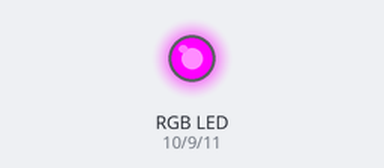
The sketch below on a simulated Arduino Uno, built with avr-gcc and run on an emulated ATmega328P. On the bench: an RGB LED mixed from three pins (HIGH = lit).

Above: at 0.05 s.
At 0.9 s:
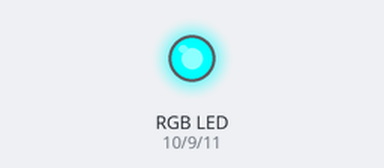
At 1.35 s:
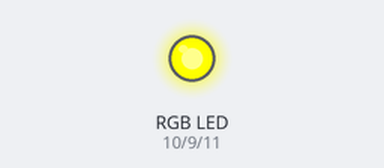
At 1.8 s:
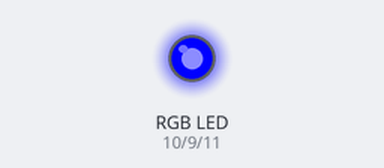
At 2.65 s:
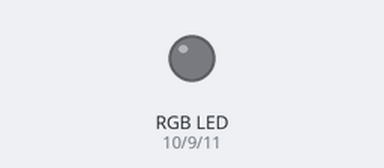
At 3.55 s:
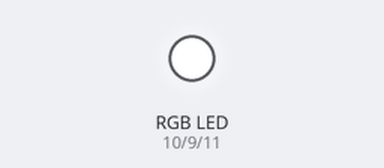
Timing chart, 0 to 8.3 s (numbered marks = the images above):
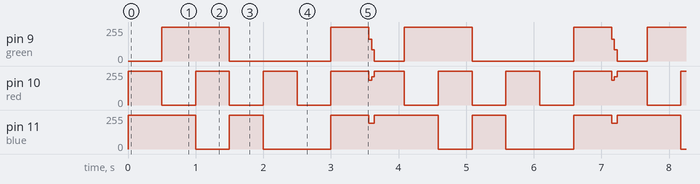

The sketch:

LED_stripe.ino
```cpp
#include <SoftwareSerial.h>
SoftwareSerial BTSerial(5,6);
const int green=9;
const int red=10;
const int blue=11;
//燈條上藍綠顛倒

void setup() {
  Serial.begin(9600);
  BTSerial.begin(9600);
  for(int i=9;i<12;i++)
    pinMode(i,OUTPUT);
}

void loop() {
  GREEN();
  delay(500);
  RED();
  delay(500);
  BLUE();
  delay(500);
  YELLOW();
  delay(500);
  BLUEGREEN();
  delay(500);
  WHITE();
  delay(500);
  DARK();
  delay(500);

  GREEN_(2,1);
  RED_(2,1);
  BLUE_(2,1);
  YELLOW_(2,1);
  BLUEGREEN_(2,1);
  WHITE_(2,1);
  GREEN_(2,2);
  RED_(2,2);
  BLUE_(2,2);
  YELLOW_(2,2);
  BLUEGREEN_(2,2);
  WHITE_(2,2);
}

void GREEN()
{
  digitalWrite(green,LOW);
  digitalWrite(red,HIGH);
  digitalWrite(blue,HIGH);
}

void RED()
{
  digitalWrite(green,HIGH);
  digitalWrite(red,LOW);
  digitalWrite(blue,HIGH);
}

void BLUE()
{
  digitalWrite(green,HIGH);
  digitalWrite(red,HIGH);
  digitalWrite(blue,LOW);
}

void YELLOW()
{
  digitalWrite(green,LOW);
  digitalWrite(red,LOW);
  digitalWrite(blue,HIGH);
}

void PURPLE()
{
  digitalWrite(green,HIGH);
  digitalWrite(red,LOW);
  digitalWrite(blue,LOW);
}

void BLUEGREEN()
{
  digitalWrite(green,LOW);
  digitalWrite(red,HIGH);
  digitalWrite(blue,LOW);
}

void WHITE()
{
  digitalWrite(green,LOW);
  digitalWrite(red,LOW);
  digitalWrite(blue,LOW);
}

void DARK()
{
  digitalWrite(green,HIGH);
  digitalWrite(red,HIGH);
  digitalWrite(blue,HIGH);
}

void GREEN_(int t,int m)
{
  //t=delay time
  //m=1>>漸暗
  //m=2>>漸亮
  if(m==1)
  {
    for(int i=0;i<256;i++)
    {
      analogWrite(green,i);
      analogWrite(red,255);
      analogWrite(blue,255);
      delay(t/256);
    }
  }
  else if(m==2)
  {
    for(int i=255;i>=0;i--)
    {
      analogWrite(green,i);
      analogWrite(red,255);
      analogWrite(blue,255);
      delay(t/256);
    }
  }
}

void RED_(int t,int m)
{
  //t=delay time
  //m=1>>漸暗
  //m=2>>漸亮
  if(m==1)
  {
    for(int i=0;i<256;i++)
    {
      analogWrite(green,255);
      analogWrite(red,i);
      analogWrite(blue,255);
      delay(t/256);
    }
  }
  else if(m==2)
  {
    for(int i=255;i>=0;i--)
    {
      analogWrite(green,255);
      analogWrite(red,i);
      analogWrite(blue,255);
      delay(t/256);
    }
  }
}

void BLUE_(int t,int m)
{
  //t=delay time
  //m=1>>漸暗
  //m=2>>漸亮
  if(m==1)
  {
    for(int i=0;i<256;i++)
    {
      analogWrite(green,255);
      analogWrite(red,255);
      analogWrite(blue,i);
      delay(t/256);
    }
  }
  else if(m==2)
  {
    for(int i=255;i>=0;i--)
    {
      analogWrite(green,255);
      analogWrite(red,255);
      analogWrite(blue,i);
      delay(t/256);
    }
  }
}

void YELLOW_(int t,int m)
{
  //t=delay time
  //m=1>>漸暗
  //m=2>>漸亮
  if(m==1)
  {
    for(int i=0;i<256;i++)
    {
      analogWrite(green,i);
      analogWrite(red,i);
      analogWrite(blue,255);
      delay(t/256);
    }
  }
  else if(m==2)
  {
    for(int i=255;i>=0;i--)
    {
      analogWrite(green,i);
      analogWrite(red,i);
      analogWrite(blue,255);
      delay(t/256);
    }
  }
}

void PURPLE_(int t,int m)
{
  //t=delay time
  //m=1>>漸暗
  //m=2>>漸亮
  if(m==1)
  {
    for(int i=0;i<256;i++)
    {
      analogWrite(green,255);
      analogWrite(red,i);
      analogWrite(blue,i);
      delay(t/256);
    }
  }
  else if(m==2)
  {
    for(int i=255;i>=0;i--)
    {
      analogWrite(green,255);
      analogWrite(red,i);
      analogWrite(blue,i);
      delay(t/256);
    }
  }
}

void BLUEGREEN_(int t,int m)
{
  //t=delay time
  //m=1>>漸暗
  //m=2>>漸亮
  if(m==1)
  {
    for(int i=0;i<256;i++)
    {
      analogWrite(green,i);
      analogWrite(red,255);
      analogWrite(blue,i);
      delay(t/256);
    }
  }
  else if(m==2)
  {
    for(int i=255;i>=0;i--)
    {
      analogWrite(green,i);
      analogWrite(red,255);
      analogWrite(blue,i);
      delay(t/256);
    }
  }
}

void WHITE_(int t,int m)
{
  //t=delay time
  //m=1>>漸暗
  //m=2>>漸亮
  if(m==1)
  {
    for(int i=0;i<256;i++)
    {
      analogWrite(green,i);
      analogWrite(red,i);
      analogWrite(blue,i);
      delay(t/256);
    }
  }
  else if(m==2)
  {
    for(int i=255;i>=0;i--)
    {
      analogWrite(green,i);
      analogWrite(red,i);
      analogWrite(blue,i);
      delay(t/256);
    }
  }
}
```

Measured:
- by itself, pin 9 (green): repeats every 3.6 s: 0/255 1.5 s, 255/255 0.56 s, 162/255 0.04 s, 86/255 0.04 s, 0/255 0.44 s, 255/255 1.0 s
- by itself, pin 11 (blue): repeats every 3.6 s: 0/255 0.50 s, 255/255 0.50 s, 0/255 1.0 s, 255/255 0.56 s, 192/255 0.08 s, 255/255 0.94 s
- by itself, pin 10 (red): repeats every 3.6 s: 2 × (0/255 0.50 s, 255/255 0.50 s), 0/255 0.50 s, 255/255 0.56 s, 185/255 0.04 s, 211/255 0.04 s, 255/255 0.44 s
